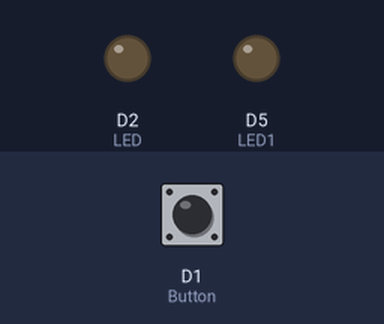
This sketch was run on a simulated ESP8266 (NodeMCU). On the bench: output pins drawn as LEDs (lit = HIGH). The inputs (shaded band) are chosen by the test bench; at power-on: D1 (Button) LOW.

Above: at 1.2 s.
1.3 s: D1 (Button) pulled HIGH for 0.15 s
At 1.7 s:
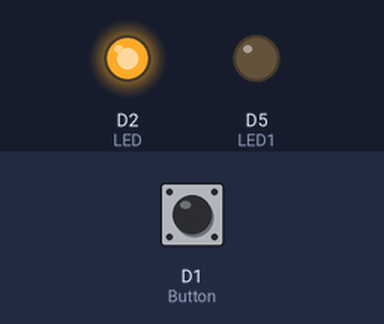
2.9 s: D1 (Button) pulled HIGH for 1 s
At 4.2 s:
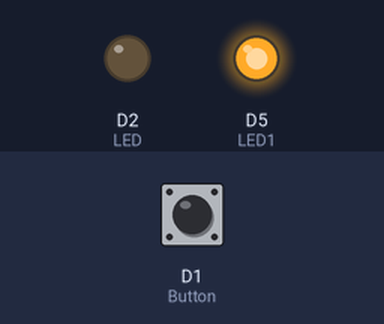
5.4 s: D1 (Button) pulled HIGH for 0.15 s
At 6.0 s:
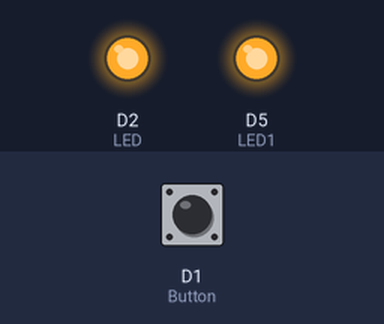
7.0 s: D1 (Button) pulled HIGH for 3.2 s
At 11.4 s:
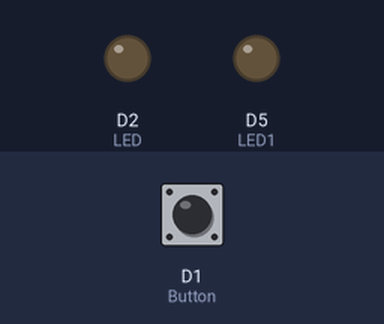
Timing chart, 0 to 12.7 s (numbered marks = the images above; inputs shaded):
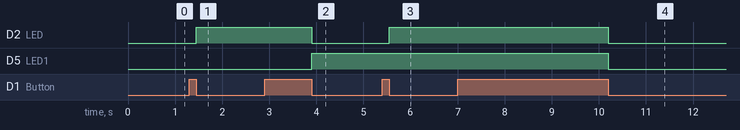

Measured:
- after the input at 1.3 s, D2 (LED): LOW → HIGH after 0.15 s
- after the input at 2.9 s, D2 (LED): HIGH → LOW after 1.0 s; D5 (LED1): LOW → HIGH after 1.0 s
- after the input at 5.4 s, D2 (LED): LOW → HIGH after 0.15 s
- after the input at 7.0 s, D2 (LED), D5 (LED1): HIGH → LOW after 3.2 s

The sketch:

Bot_n_con_switch.ino
```cpp
#define Button D1     //Se declara el botón
#define LED D2    //Se declara el LED
#define LED1 D5
int ESTADO=0;   //Se crea una variable Estado que empieza en 0
//Se crean dos variablees, new button y old button, donde anidarán los valores leídos de los botones
int Newbutton =0;
int oldbutton=0;
void setup() {
Serial.begin(9600);   //Se incializa el monitor serie
pinMode(Button, INPUT);   //Se declara el botón como salida
//Se declara los leds como salida
pinMode(LED, OUTPUT);
pinMode(LED1,OUTPUT);
enciendeleds();   //Se incializa la función de "enciendeled()"
}

void loop() {
 Boton();   //Se activa la función "botón()"

}
void enciendeleds(){
  switch(ESTADO){   //Se crea un switch del estado
    case 0:   /*Si está en 0
    Se mantienen apagado los leds*/
    digitalWrite(LED, 0);
    digitalWrite(LED1, 0);
    break;
       case 1:  //Si está en 1
       /*Se enciende el LED
        */
    digitalWrite(LED, 1);
    digitalWrite(LED1, 0);
    break;
       case 2:    //Si está en 2
       //El LED1 se enciende
    digitalWrite(LED, 0);
    digitalWrite(LED1, 1);
    break;
       case 3:    //Si está en 3
         //Se encienden ambos leds
    digitalWrite(LED, 1);
    digitalWrite(LED1, 1);
    break;
  }
}
void Boton(){
   Newbutton=digitalRead(Button);   //Se lee el botón y se anida en "QNewbutton
  if(Newbutton!=oldbutton){   //Si Newbutton no es igual a oldbutton
oldbutton=Newbutton;    //Se igualan
if(Newbutton==LOW){     //Si el newbutton se activa
  ESTADO++;   //El estado se incrementa
  if(ESTADO>3)    //Si es mayor que 3
  ESTADO=0;   //Se torna el estado a 0
  enciendeleds();       //Se activa la función "enciendeleds()"
}
}

}
```
